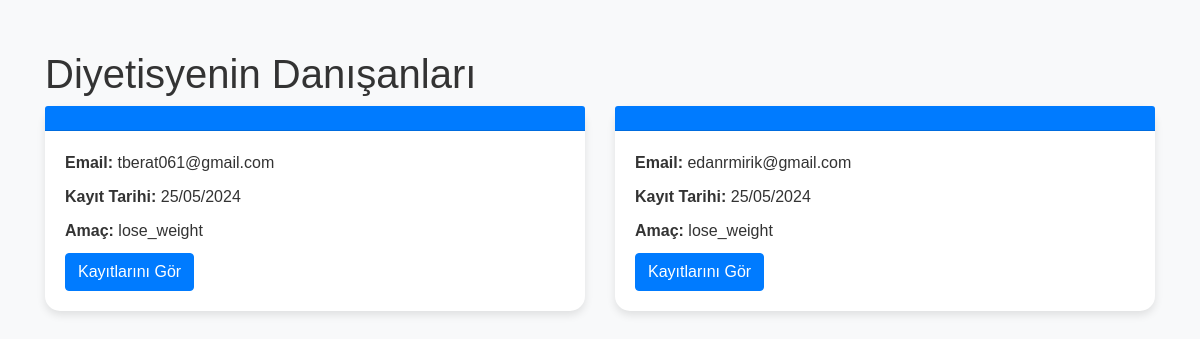
Before: /client_view/ (signed in) with the older database file.
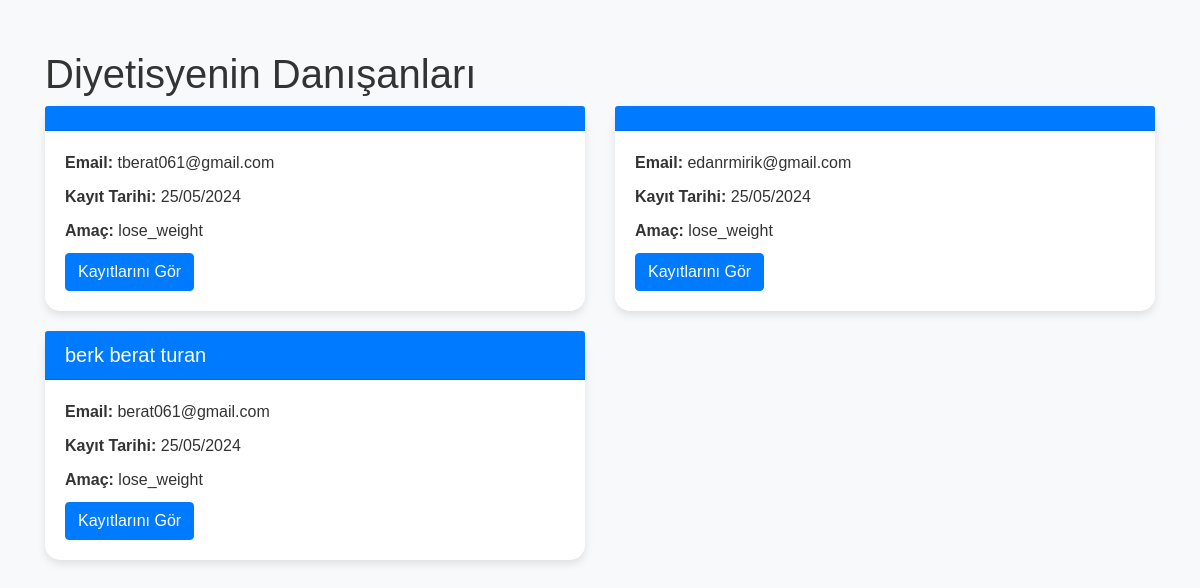
After: the same page with the newer database file.
### app/models.py (models this page shows)
class CustomUser(AbstractUser):
    USER_TYPE_CHOICES = (
        (1, 'dietitian'),
        (2, 'client'),
    )
    GOAL_CHOICES = (
        ('gain_weight', 'Kilo Alma'),
        ('lose_weight', 'Kilo Verme'),
        ('maintain_weight', 'Form Koruma'),
    )
    user_type = models.PositiveSmallIntegerField(choices=USER_TYPE_CHOICES, null=True)
    assigned_dietitian = models.ForeignKey('self', on_delete=models.SET_NULL, null=True, blank=True, limit_choices_to={'user_type': 1})
    goal = models.CharField(max_length=20, choices=GOAL_CHOICES, null=True, blank=True)
    age = models.PositiveIntegerField(null=True, blank=True)
    weight = models.FloatField(null=True, blank=True)

### app/views.py (the view)
# urls.py: path('client_view/', views.client_view, name='client_view'),
def client_view(request):
    assigned_clients = CustomUser.objects.filter(assigned_dietitian=request.user)
    context = {
        'assigned_clients': assigned_clients,
    }
    return render(request, "client_view.html", context)

### app/templates/client_view.html (shortened to what this page needs)
<!DOCTYPE html>
<html lang="en">
<head>
    <link href="https://stackpath.bootstrapcdn.com/bootstrap/4.5.2/css/bootstrap.min.css" rel="stylesheet">
</head>
<body>
    <div class="container">
        <h1 class="mt-5">Diyetisyenin Danışanları</h1>
        <div class="row">
            {% for user in assigned_clients %}
                <div class="col-md-6">
                    <div class="card">
                        <div class="card-header">
                            <h5 class="card-title">{{ user.first_name }} {{ user.last_name }}</h5>
                        </div>
                        <div class="card-body">
                            <p class="card-text"><strong>Email:</strong> {{ user.email }}</p>
                            <p class="card-text"><strong>Kayıt Tarihi:</strong> {{ user.date_joined|date:"d/m/Y" }}</p>
                            <p class="card-text"><strong>Amaç:</strong> {{ user.goal }}</p>
                            <a href="#" class="btn btn-primary">Kayıtlarını Gör</a>
                        </div>
                    </div>
                </div>
            {% endfor %}
        </div>
    </div>
</body>
</html>

### app/templates/client_view.html (style rules this page uses)
body { font-family: Arial, sans-serif; background-color: #f8f9fa; color: #333; }
.container { margin-top: 50px; }
.card { margin-bottom: 20px; border: none; border-radius: 15px; box-shadow: 0 4px 8px rgba(0, 0, 0, 0.1); transition: transform 0.3s; }
.card-header { background-color: #007bff; color: #fff; border-radius: 15px 15px 0 0; }
.card-title { margin-bottom: 0; }
.card-body { padding: 20px; }
.card-text { margin-bottom: 10px; }

Changed rows visible on the page:
added CustomUser: first_name "berk berat", last_name "turan", email "berat061@gmail.com", date_joined "25/05/2024", goal "lose_weight"
